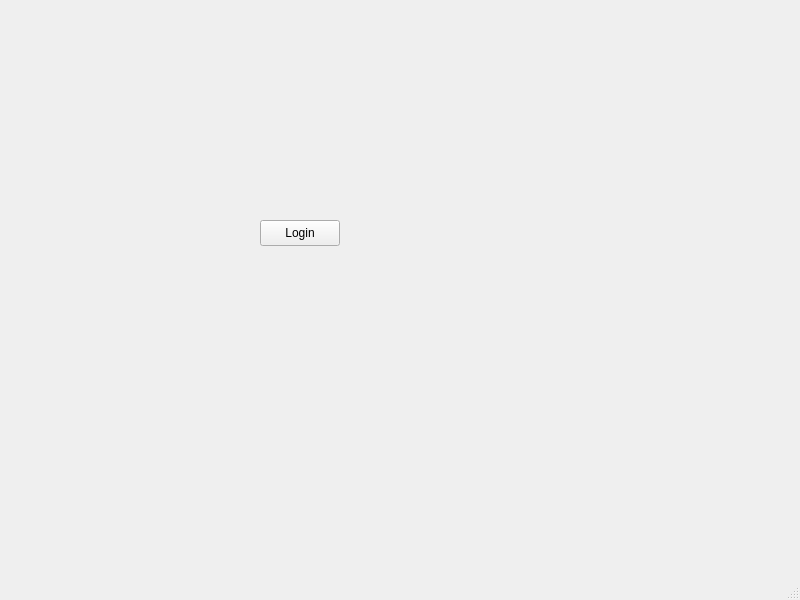
<?xml version="1.0" encoding="UTF-8"?>
<ui version="4.0">
 <class>MainWindow</class>
 <widget class="QMainWindow" name="MainWindow">
  <property name="geometry">
   <rect>
    <x>0</x>
    <y>0</y>
    <width>800</width>
    <height>600</height>
   </rect>
  </property>
  <property name="windowTitle">
   <string>MainWindow</string>
  </property>
  <widget class="QWidget" name="centralwidget">
   <widget class="QPushButton" name="LoginButton">
    <property name="geometry">
     <rect>
      <x>260</x>
      <y>220</y>
      <width>80</width>
      <height>26</height>
     </rect>
    </property>
    <property name="text">
     <string>Login</string>
    </property>
   </widget>
  </widget>
  <widget class="QMenuBar" name="menubar">
   <property name="geometry">
    <rect>
     <x>0</x>
     <y>0</y>
     <width>800</width>
     <height>23</height>
    </rect>
   </property>
  </widget>
  <widget class="QStatusBar" name="statusbar"/>
 </widget>
 <resources/>
 <connections/>
</ui>
